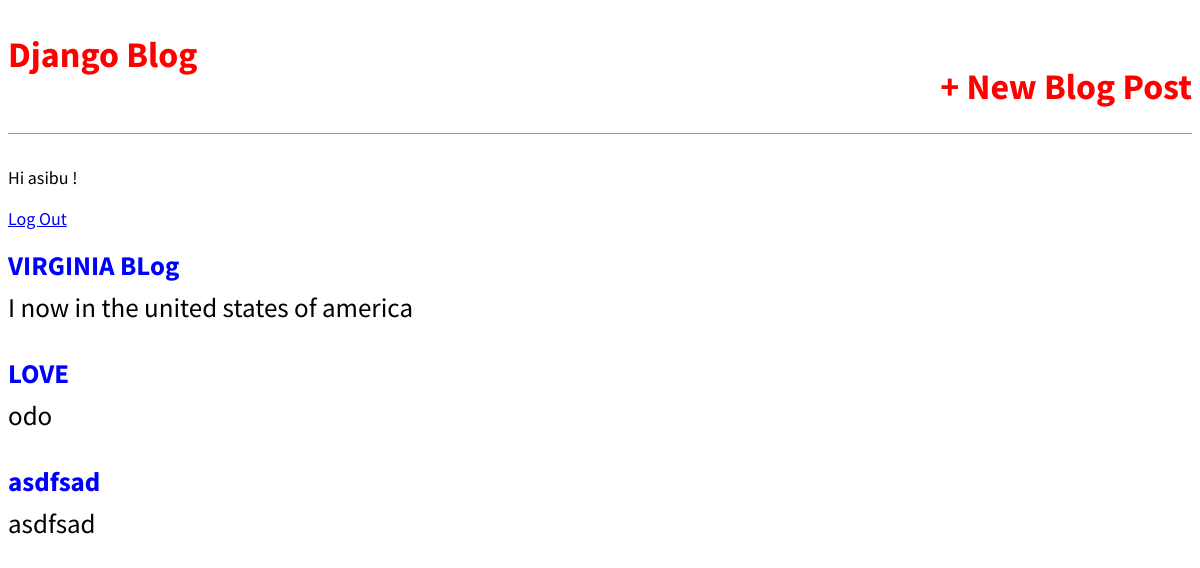
The app's page / (signed in) with its own data.
### blog/models.py (models this page shows, shortened)
class Post(models.Model):
    title = models.CharField(max_length=200)
    author = models.ForeignKey('auth.User', on_delete=models.CASCADE,) # foreignkey for many-to-one relationship. User can be author of more post but not the opposite.
    body = models.TextField()

### blog/views.py (the view)
# urls.py: path('', BlogListView.as_view(), name='home'),
class BlogListView(ListView):
    model = Post
    template_name = 'home.html'

### blog/templates/home.html
{% extends 'base.html' %}
{% block content %}
  {% for post in object_list %}
    <div class='post-entry'>
      <h2><a href="{% url 'post_detail' post.pk %}">{{ post.title }}</a><h2>
        <p>{{ post.body }}</p>
    </div>
    {% endfor %}
{% endblock content %}

### blog/templates/base.html (shortened to what this page needs)
{% load staticfiles %}
<!DOCTYPE html>
<html lang="en" dir="ltr">
  <head>
    <link href="{% static 'css/base.css' %}" rel="stylesheet">
  </head>
<body>
    <header>
      <div class='nav-left'>
      <h1><a href="{% url 'home' %}">Django Blog</a></h1>
    </div>
    <div class='nav-right'>
      <h1><a href="{% url 'post_new' %}">+ New Blog Post</a></h1>
    </div>
     </header>
     {% if user.is_authenticated %}
      <p>Hi {{ user.username }} !</p>
      <p><a href="{% url 'logout' %}">Log Out</a></p>
      {% else %}
       <p>You are not logged in.</p>
       <a href="{% url 'login' %}">Log In</a>
      {% endif %}
  <div>
  {% block content%}
  {% endblock content %}
</div>
  </body>
</html>

### blog/static/css/base.css (style rules this page uses)
body { font-family: 'Source Sans pro', sans-serif; font-size: 18px; }
header { border-bottom: 1px solid #999; margin-bottom: 2rem; display: flex; }
header h1 a { color: red; text-decoration: none; }
.nav-left { margin-right: auto; }
.nav-right { display: flex; padding-top: 2rem; }
.post-entry { margin-bottom: 2rem; }
.post-entry h2 { margin: 0.5rem 0; }
.post-entry h2 a, .post-entry h2 a:visited { color: blue; text-decoration: none; }
.post-entry p { margin: 0; font-weight: 400; }

### records on screen
Post: title "VIRGINIA BLog", body "I now in the united states of america"
Post: title "LOVE", body "odo"
Post: title "asdfsad", body "asdfsad"

### other values on screen
{{ user.username }} "asibu"
